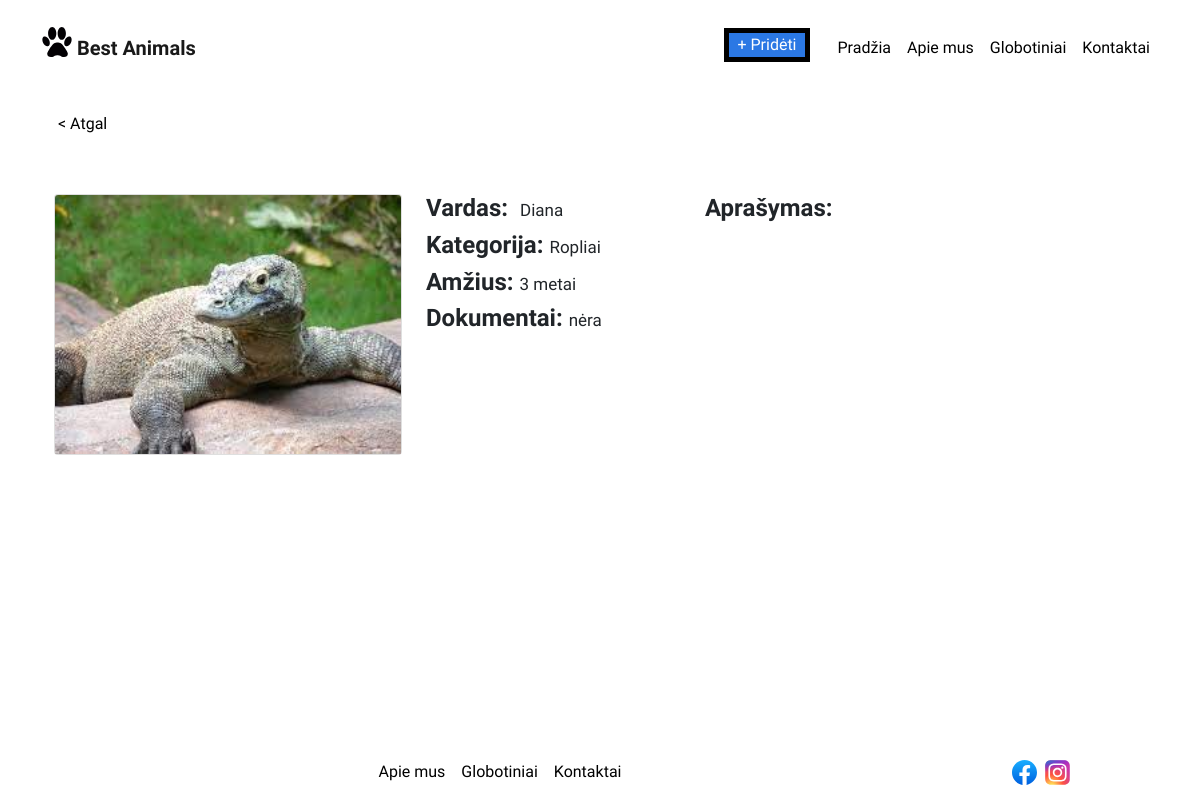
Page /puslapis/aprasymas.php?id=16 on the committed database.
### tables this page shows
CREATE TABLE `gyvunai` (
  `gyvuno_id` int(40) NOT NULL,
  `vartotojo_id` int(40) NOT NULL,
  `kategorijos_id` int(40) NOT NULL,
  `vardas` varchar(50) NOT NULL,
  `amzius` date NOT NULL,
  `dokumentacija` varchar(10) NOT NULL,
  `aprasymas` varchar(800) NOT NULL,
  `foto_url` varchar(100) NOT NULL
);

CREATE TABLE `kategorijos` (
  `kategorijos_id` int(40) NOT NULL,
  `kategorija` varchar(40) NOT NULL
);

### puslapis/aprasymas.php (the view, shortened to what this page needs)
<?php
$connect = getDBConnection();
$query = "SELECT * FROM gyvunai,kategorijos WHERE gyvunai.kategorijos_id = kategorijos.kategorijos_id AND gyvuno_id= " . $_GET['id'] ;
$statement = $connect->prepare($query);
$statement->execute();
$result = $statement->fetchAll();
foreach ($result as $row) {
  $skelbimas[] = $row;
  $d1 = strtotime($skelbimas[0]["amzius"]);
  $d2 = strtotime("now");
  $totalSecondsDiff = abs($d1 - $d2);
  $amzius = round($totalSecondsDiff / 60 / 60 / 24 / 365, 1);
} ?>
<!DOCTYPE html>
<html>
<head>
  <link href="https://cdn.jsdelivr.net/npm/bootstrap@5.1.3/dist/css/bootstrap.min.css" rel="stylesheet">
  <link href="./custom.css" rel='stylesheet'>
</head>
<body class="d-flex flex-column min-vh-100">
  <nav class="navbar navbar-expand-md navbar-light">
    <div class="container position-static">
      <a class="navbar-brand " href="./">
        <img src="./img/peda.svg" alt="..." height="30"> Best Animals
      </a>
      <div class="collapse navbar-collapse" id="navbarSupportedContent">
        <ul class="navbar-nav ms-auto ">
          <li class="nav-item">
            <a class="nav-link prideti " href="./prideti.php">+ Pridėti</a>
          </li>
          <li class="nav-item">
            <a class="nav-link " href="./">Pradžia</a>
          </li>
          <li class="nav-item">
            <a class="nav-link" href="./apie_mus.html">Apie mus</a>
          </li>
          <li class="nav-item">
            <a class="nav-link" href="./globotiniai.php">Globotiniai</a>
          </li>
          <li class="nav-item">
            <a class="nav-link" href="./kontaktai.html">Kontaktai</a>
          </li>
        </ul>
      </div>
    </div>
  </nav>
  <main class="container py-5">
    <a class="nav-link " href="javascript:javascript:history.go(-1)">
      < Atgal</a>
        <div style="height:50px"> </div>
        <div class="row" data-masonry="{&quot;percentPosition&quot;: true } ">
          <div class="col-sm-6 col-lg-4">
            <div class="card">
              <img class="bd-placeholder-img card-img-top" src="./img/skelbimu_img/<?php echo $skelbimas[0]["foto_url"]; ?>" alt="..." width="100%">
            </div>
          </div>
          <div class="col-sm-6 col-lg-3">
            <h4><b>Vardas:</b>&nbsp; <span class="stiliusf"><?php echo  $skelbimas[0]["vardas"]; ?></span></h4>
            <h4><b>Kategorija:</b>&nbsp;<span class="stiliusf"><?php echo  $skelbimas[0]["kategorija"]; ?></span></h4>
            <h4><b>Amžius:</b>&nbsp;<span class="stiliusf"><?php echo  $amzius  . " metai"; ?></h4>
            <h4><b>Dokumentai:</b>&nbsp;<span class="stiliusf"><?php echo  $skelbimas[0]["dokumentacija"]; ?></span></h4>
          </div>
          <div class="col-sm-6 col-lg-4">
            <h4><b>Aprašymas:</b></h4>
          </div>
        </div>
  </main>
  <div class="row mt-auto">
    <div class="col my-auto col-6-offset">
      <nav class="navbar navbar-expand-sm navbar-light ">
        <div class="container">
          <ul class="navbar-nav mx-auto ">
            <li class="nav-item">
              <a class="nav-link " href="./apie_mus.html">Apie mus</a>
            </li>
            <li class="nav-item">
              <a class="nav-link" href="./globotiniai.php">Globotiniai</a>
            </li>
            <li class="nav-item">
              <a class="nav-link" href="./kontaktai.html">Kontaktai</a>
            </li>
          </ul>
        </div>
      </nav>
    </div>
    <div class="col-4 col-sm-2 my-auto col-12-offset">
      <img src="./img/facebook.svg" alt="..." height="25"> &nbsp;<img src="./img/instagram.svg" alt="..." height="25">
    </div>
  </div>
</body>
</html>

### puslapis/custom.css (style rules this page uses)
html { overflow-y: scroll; }
.row { margin-left: 0; margin-right: 0; }
body { font-family: 'Balsamiq Sans'; min-height:100vh; }
.nav-link { color: black !important; }
.navbar-brand, .active { font-weight: 700 !important; }
.navbar-brand img { margin-top:-16px; }
.prideti { border: 5px solid black; padding: 0px; margin-right: 20px; background: #2b78e4; color: white !important; }
.navbar-expand-md { top:20px ; }
.stiliusf { font-size: 17px; }
::placeholder { color: #000000; opacity: 1; }

### rows in the picture
gyvunai: foto_url (picture), vardas "Diana", kategorijos.kategorija "Ropliai", dokumentacija "nėra"
